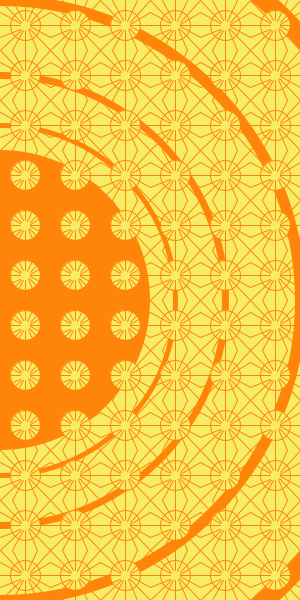
Frame 1 (no input)
Frame 60 (the mouse pressed at the canvas centre just before this capture): identical to frame 1, image omitted
Frame 120 (the mouse held since frame 60 and released just before this capture): identical to frame 1, image omitted

The Processing sketch that drew this single still picture (run headless with seeded random() and noise(); from frame 60 on, the mouse is pressed at the canvas centre):

// Processing sketch: processing_24234
// ── processing_24234.pde


int patternSeperationX = 50;
int patternSeperationY = 50;

void setup(){
  size(300,600);
  smooth();
  background(247,236,102,56);
   fill(255,133,10);
   stroke(255,133,10);
    //line(1,0,1,250);
    noStroke();
    ellipse(0,300,300,300);
    stroke(255,133,10);
    strokeWeight(5);
    noFill();
    ellipse(0,300,350,350);
    strokeWeight(7);
    ellipse(0,300,450,450);
    strokeWeight(11);
    ellipse(0,300,600,600);
    strokeWeight(19);
    ellipse(0,300,800,800);
    strokeWeight(1);
    
    for(int i = 0; i < width/patternSeperationX; i++){
      for(int j = 0; j < height/patternSeperationY; j++){
        pushMatrix();
        translate(i*patternSeperationX, j*patternSeperationY);
        yourFunction();
        popMatrix();
      }
  }
   
}
 
 
 void draw()
 {
 }
 
 void yourFunction(){
   stroke(255,133,10);
   fill(247,236,102);
   ellipse (25,25,30,30);
   line(0,0,21,22);
   line(12.5,0,23,20);
   line(25,0,25,20);
   line(37.5,0,27,21);
   line(50,0,30,22);
   line(30,24,50,12.5);
   line(30,25,50,25);
   line(30,26,50,37.5);
   line(29,28,50,50);
   line(28,29,37.5,50);
   line(25,30,25,50);
   line(23,30,12.5,50);
   line(0,50,21,30);
   line(20,29,0,37.5);
   line(0,25,20,25);
   line(0,12.5,20,23);
   
   
   
 }
   
